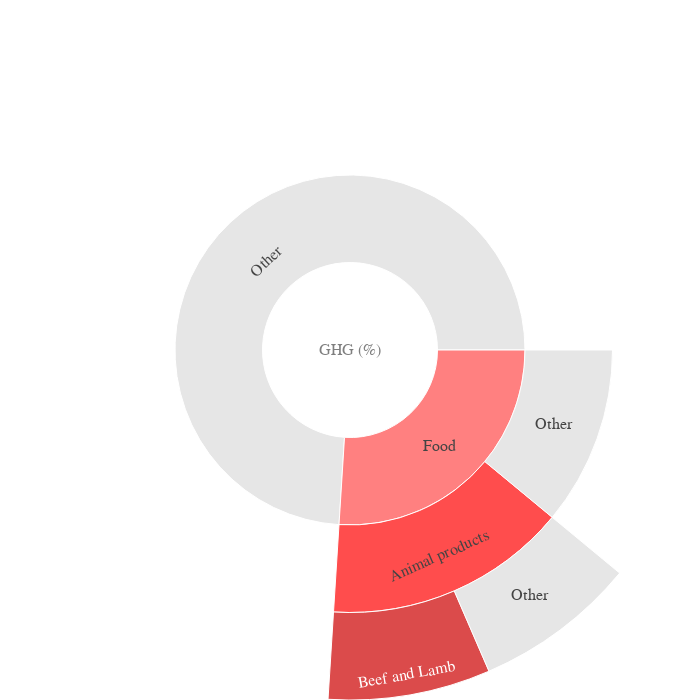

Here is the notebook cell this chart was saved with:
### Markdown cell above
# First Visualisation

### Code cell
#------------------------------------------------------------------------------------------
# IMPORT MODULES
#------------------------------------------------------------------------------------------
import plotly.graph_objects as go
import plotly.io as pio


#------------------------------------------------------------------------------------------
# CREATE THE SUNBURST
#------------------------------------------------------------------------------------------
colors = ["#FFFFFF","#ff8080","#DCDCDC","#ff4d4d","#DCDCDC","#cc0000","#DCDCDC"]
fig = go.Figure(go.Sunburst(
    labels=["GHG (%)", "Food", "Other", "Animal products", "Other ", "Beef and Lamb", "Other  "],
    parents=["", "GHG (%)", "GHG (%)", "Food", "Food", "Animal products", "Animal products"],
    values=[100, 26, 74, 15, 11, 7.5, 7.5],
    branchvalues="total",
    marker=dict(colors=colors)
))
fig.update_layout(
    margin = dict(t=0, l=0, r=0, b=0),
    font=dict(
            family="Courier New, monospace",
            size=16,
            color="#7f7f7f"),
    autosize=False,
    width=700,
    height=700,
    #template="plotly_dark"
) 


#------------------------------------------------------------------------------------------
# CONVERT FIGURE TO HTML (FOR FUTURE WORK)
#------------------------------------------------------------------------------------------
#pio.write_html(fig, file='index.html', auto_open=True) # Convert to html


#------------------------------------------------------------------------------------------
# SHOW THE FIGURE
#------------------------------------------------------------------------------------------
fig.show()

### Figure 1 — Plotly figure (JSON) as saved in the notebook; plotly's stock layout.template omitted (floating-point values rounded to 4 significant figures)
{"data": [{"branchvalues": "total", "labels": ["GHG (%)", "Food", "Other", "Animal products", "Other ", "Beef and Lamb", "Other  "], "marker": {"colors": ["#FFFFFF", "#ff8080", "#DCDCDC", "#ff4d4d", "#DCDCDC", "#cc0000", "#DCDCDC"]}, "parents": ["", "GHG (%)", "GHG (%)", "Food", "Food", "Animal products", "Animal products"], "type": "sunburst", "values": [100, 26, 74, 15, 11, 7.5, 7.5]}], "layout": {"autosize": false, "font": {"color": "#7f7f7f", "family": "Courier New, monospace", "size": 16}, "height": 700, "margin": {"b": 0, "l": 0, "r": 0, "t": 0}, "width": 700}}
